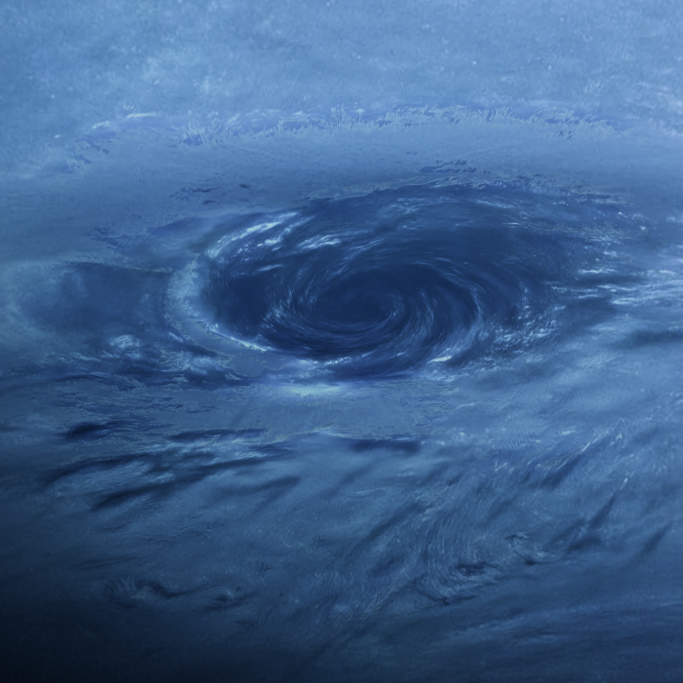
#> input picture assets-src/neptune/place/masters/globe-26.jpg, 2048 x 2048 px (shown at 1/3 size)
$ python -i shown.py   (imports and definitions only)
#> lines starting #> are read from the running program, lines starting #| are printed output that depends on the picture
"""S2: the shown plates of the place, the deepest levels of the globe's patch pyramid.

A shown plate is a top down picture of the place in the look of the close view itself (display values, like the close
canvases), with its own alpha. The globe draws it through the inverse of its tone curve and of its near grade, so at
low heights it is seen exactly as painted. The file holds the plate with its coarse light taken out (divided by the tone
map, see stored()): the globe multiplies the light back in as the camera comes down. So the 8 bit values of the file are
those of evenly lit ground, and the near black foreground of the close view is made by darkening good values, not by
lifting values of 1 to 5 of 255 (which showed as a red brown smear from above). Inside the ground the close canvas saw, the plate is the close side's own
deck layer laid back through the camera of place.json (no cirrus, no cirrus shadow: the live close layer draws those
with their parallax). Outside it the plate is the repaint (see RECIPE.md), and its alpha falls to nothing toward the
globe's own levels.

python3 assets-src/neptune/place/shown.py first          only the laid back deck, alpha on the seen ground
python3 assets-src/neptune/place/shown.py bake [width]   the plates from the masters in assets-src/neptune/place/masters,
                                                         widest first (each one starts from the plate above it). The
                                                         widest one also writes the coarse tone map; bake every
                                                         deeper plate again after it.
python3 assets-src/neptune/place/shown.py guide width    the picture the image tool starts from for that plate
"""
import json
import os
import sys

import cv2
import numpy as np
from PIL import Image

sys.path.insert(0, os.path.dirname(__file__))
import layback  # noqa: E402
from layback import cgeo  # noqa: E402

OUT = 'public/assets/neptune'
WORK = 'out/work/nep/s2'
# [1 line not run here, left out]
SIZE = 4096
EDGE = (0.0, 0.12)
FAR = (7.5, 9.0)


def smoothstep(a, b, x):
    t = np.clip((x - a) / (b - a), 0, 1)
    return t * t * (3 - 2 * t)


def levels():
    return [l for i, l in enumerate(PATCHES['levels']) if i >= PATCHES['place']['shownFrom']]


def centre(level):
    return (float(np.tan(np.radians(level['offsetDeg'][0]))), float(np.tan(np.radians(level['offsetDeg'][1]))))


# [33 lines left out: functions seen_deck, fit, save, not called in this run]


MASTERS = 'assets-src/neptune/place/masters'
EXACT = (0.1, 0.5)
NEAR = (5.5, 7.0)
# [1 line that did not run here, left out]
TAKE_EDGE = 170
LOCK = (8.0, 11.0)
CARRY = (3.0, 0.25)
GROW = 0.6
FINE = {'16': 0.6, '10': 0.5}


# [139 lines left out: functions read, blur, radius_deg, from_parent, moved, guide and 2 more, not called in this run]


def linear(c):
    """sRGB values to light (what the globe's sampler hands the shader)."""
    return np.where(c <= 0.04045, c / 12.92, ((c + 0.055) / 1.055) ** 2.4)


def display(c):
    """Light to sRGB values."""
    return np.where(c <= 0.0031308, c * 12.92, 1.055 * np.maximum(c, 0) ** (1 / 2.4) - 0.055)


def lum(c):
    return c @ np.array([0.3, 0.5, 0.2], np.float32)


# [5 lines left out: function globe_on, not called in this run]


def tone(rgb):
    """The coarse light of the place against the globe as drawn, coded as 0.5 + stops / toneStops (patches.json
    place.tone). The plates are stored divided by it and the globe multiplies it back in by the share of the close
    view's light, which grows in over the whole dive. rgb: the widest plate as painted.

    Two parts. Where the place is lit, only what is wider than wideDeg degrees: log2 of the plate's blur over the
    globe's blur, per channel. So the stored plate holds every arm of the swirl, and the storm has its arms from the
    moment the plates are in (while it is small in frame); what grows in afterwards is one soft gain. Where the place
    is darker than the globe by more than floor stops at the blur deg (the foreground of the close view), the light
    itself: log2 of the two luminances at that blur, plus floor, the same in all channels. So from high up that ground
    is the globe's own blue, floor stops down, and the dark of the close view grows in over it."""
    level = levels()[0]
    cfg = PATCHES['place']['tone']
    globe = linear(read(os.path.join(MASTERS, 'globe-%s.jpg' % level['widthDeg'])))
    light = linear(rgb)
    wide_sigma, fine_sigma = SIZE * cfg['wideDeg'] / level['widthDeg'], SIZE * cfg['deg'] / level['widthDeg']
    wide = np.log2(np.maximum(blur(light, wide_sigma), 1e-4) / np.maximum(blur(globe, wide_sigma), 1e-4))
    fine = np.log2(np.maximum(blur(lum(light), fine_sigma), 1e-4) / np.maximum(blur(lum(globe), fine_sigma), 1e-4))
    dark = wide.mean(-1) - fine
    m = smoothstep(cfg['floor'] - cfg['soft'], cfg['floor'] + cfg['soft'], dark)[..., None]
    ratio = wide + m * (fine[..., None] + cfg['floor'] - wide)
    code = np.clip(0.5 + ratio / cfg['stops'], 0, 1)
    small = cv2.resize(code.astype(np.float32), (cfg['size'], cfg['size']), interpolation=cv2.INTER_AREA)
    out = Image.fromarray((small * 255 + 0.5).astype(np.uint8), 'RGB')
    for tier in ('full', 'web'):
        out.save(os.path.join(OUT, tier, cfg['file']), lossless=True)
    print(cfg['file'], 'stops min %.2f max %.2f, share held dark %.4f' % (ratio.min(), ratio.max(), float(m.mean())), flush=True)


# [62 lines left out: functions palette, stored, stops, not called in this run]


def lit(rgb, level):
    """The plate as the file holds it to the plate as the globe shows it with the close view's light fully in."""
    return np.clip(display(linear(np.clip(rgb, 0, 1)) * 2.0 ** stops(level)), 0, 1).astype(np.float32)


# [7 lines left out: function painted, not called in this run]


# [26 lines not run here, left out]

>>> import cv2
>>> picture = cv2.imread('masters/globe-26.jpg', cv2.IMREAD_GRAYSCALE)
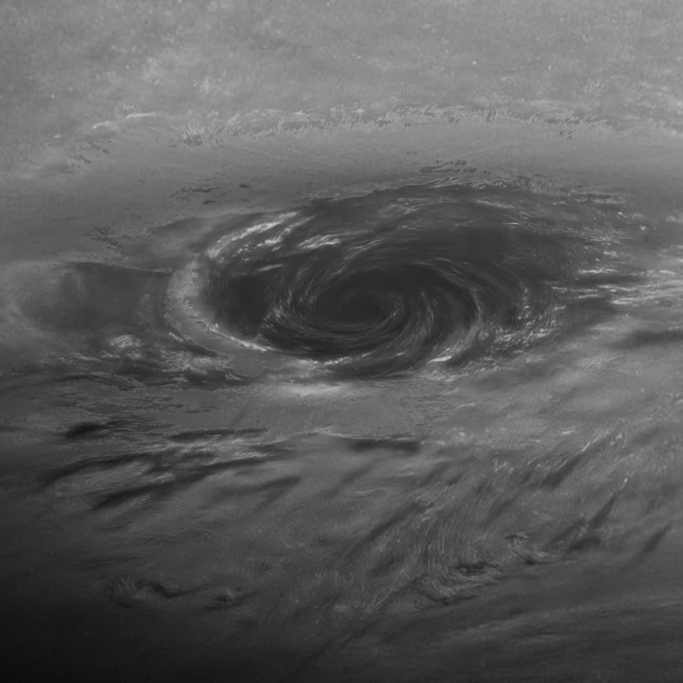
#> picture: shape (2048, 2048) (shown at 1/3 size); min 10, max 204, mean 92.6
#> (the run stopped early here; a loop or call above may not have finished)

$ run again, on assets-src/neptune/place/masters/take-16.jpg
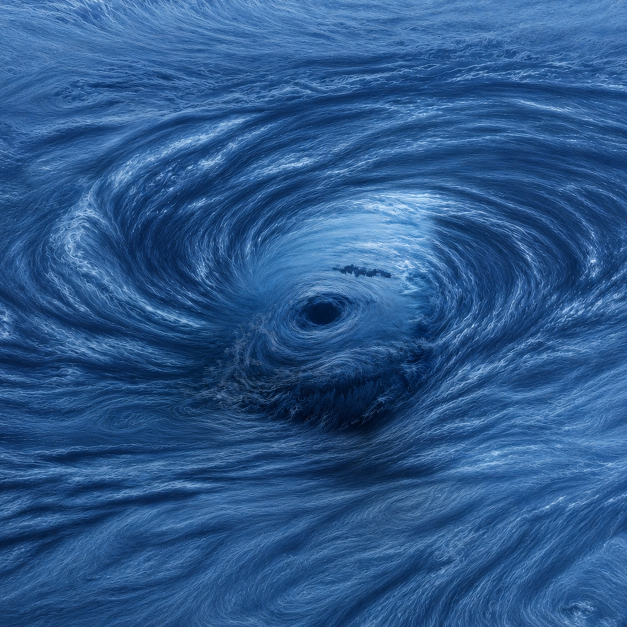
#> input picture assets-src/neptune/place/masters/take-16.jpg, 1254 x 1254 px (shown at 1/2 size)
#> `picture = cv2.imread('masters/globe-26.jpg', cv2.IMREAD_GRAYSCALE)`:
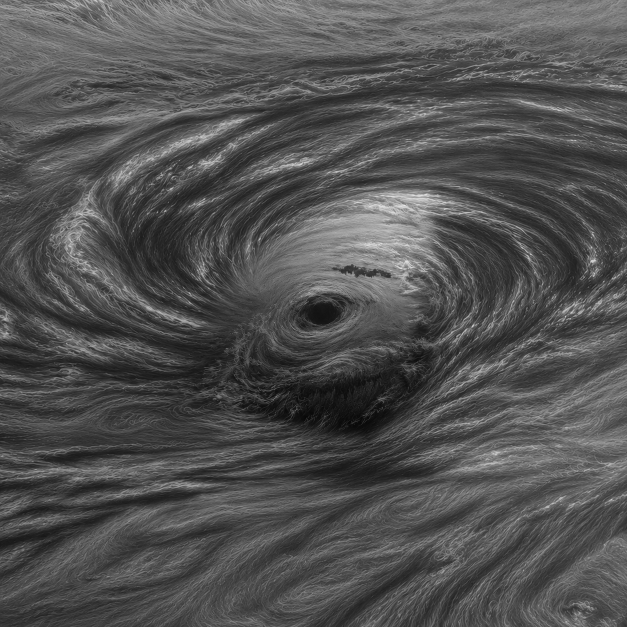
#> picture: shape (1254, 1254) (shown at 1/2 size); min 0, max 241, mean 81.5

$ run again, on assets-src/neptune/place/masters/take-26.jpg
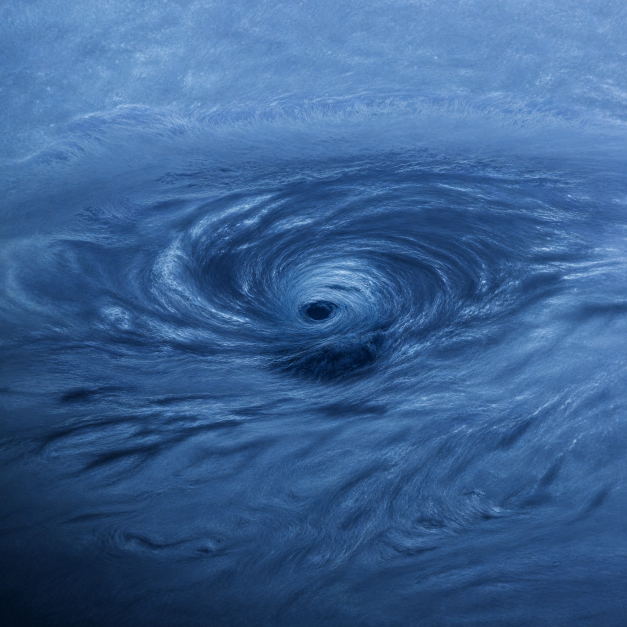
#> input picture assets-src/neptune/place/masters/take-26.jpg, 1254 x 1254 px (shown at 1/2 size)
#> `picture = cv2.imread('masters/globe-26.jpg', cv2.IMREAD_GRAYSCALE)`:
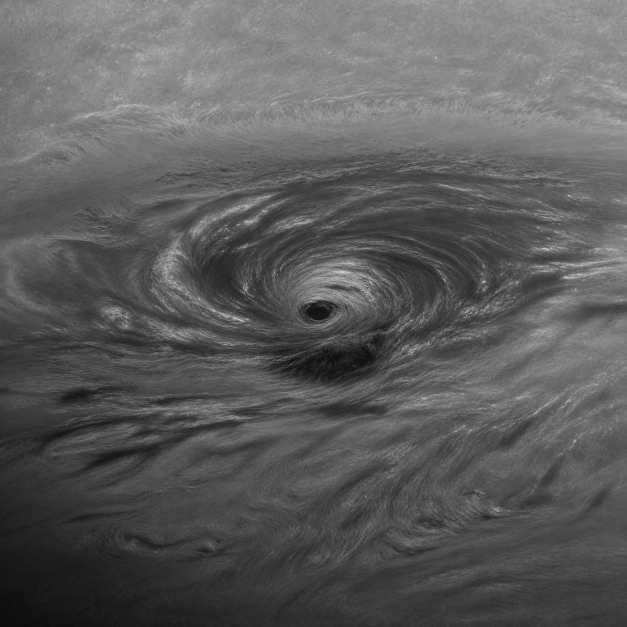
#> picture: shape (1254, 1254) (shown at 1/2 size); min 9, max 215, mean 92.1
